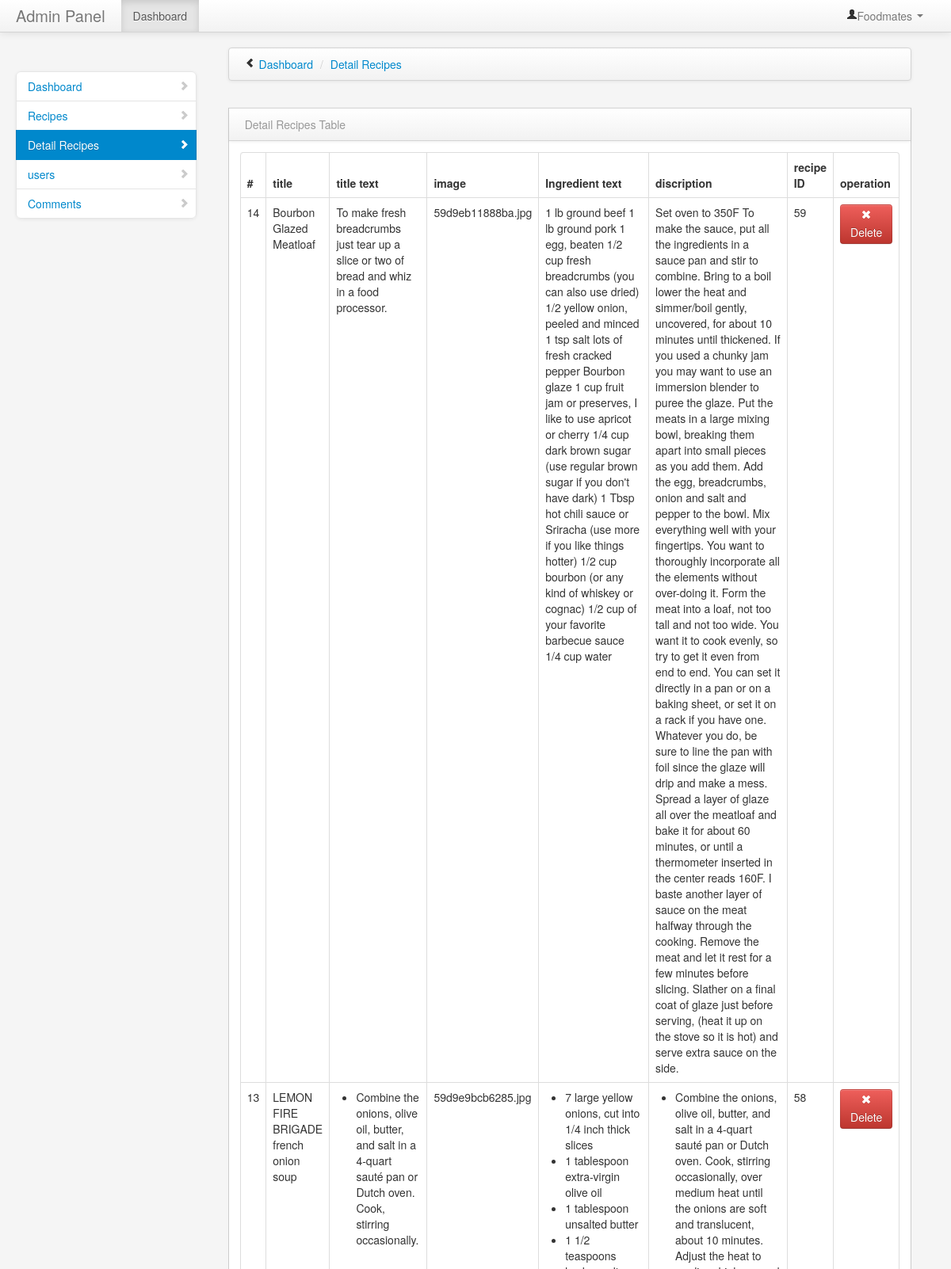
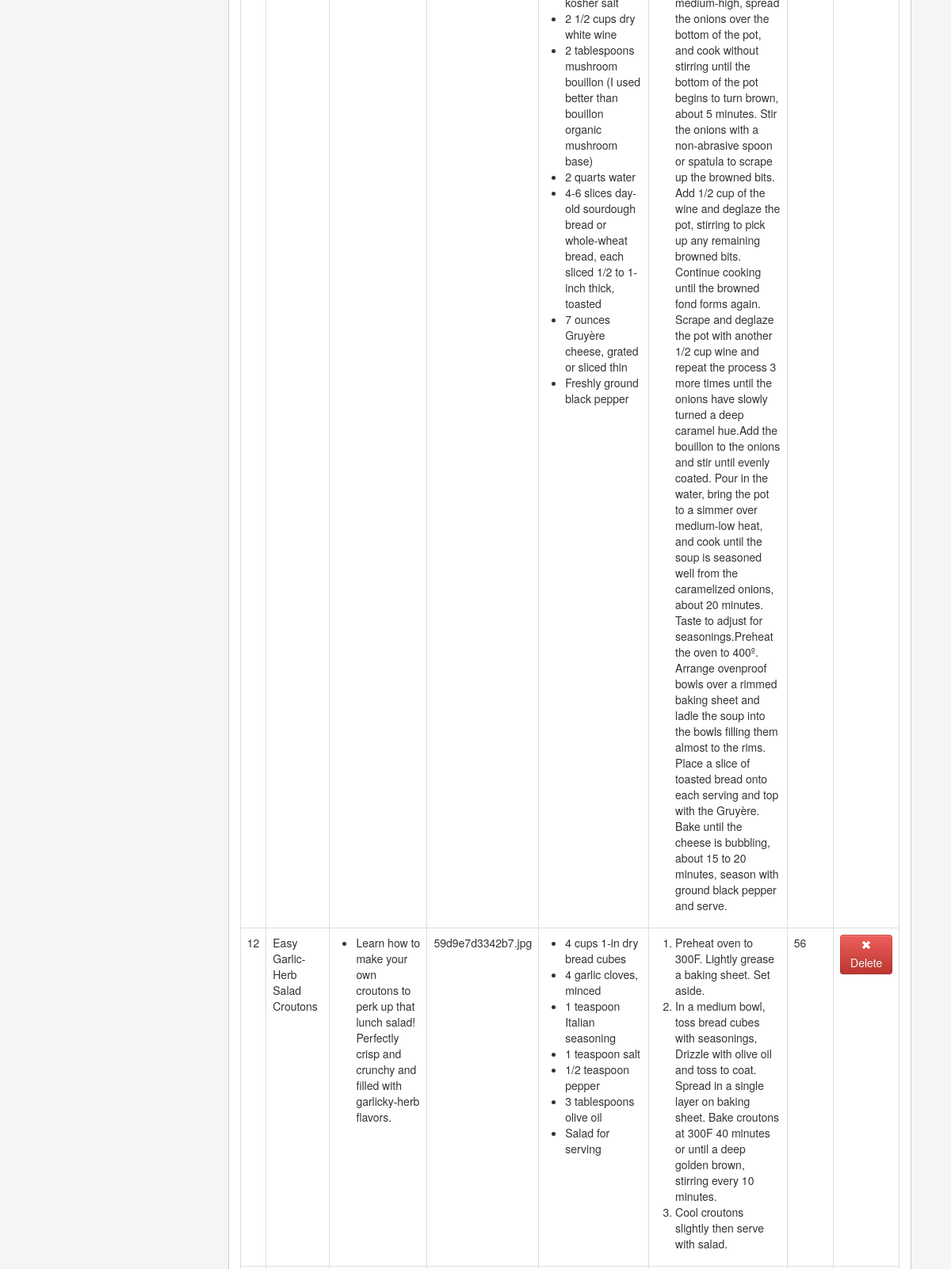
/admin/detail.php (upper part), run on the app's committed database (2 pictures, top to bottom).
### tables this page shows
CREATE TABLE IF NOT EXISTS `full_recipy` (
  `id` int(11) NOT NULL AUTO_INCREMENT,
  `title` varchar(222) NOT NULL,
  `title_text` text NOT NULL,
  `image` varchar(222) NOT NULL,
  `ing_text` text NOT NULL,
  `disc` text NOT NULL,
  `rid` varchar(222) NOT NULL,
  PRIMARY KEY (`id`)
);

### admin/detail.php (the view, shortened to what this page needs)
<?php
include("../connection/connect.php");
 $sql = "DELETE FROM full_recipy WHERE rid='$_GET[id]'";
mysqli_query($db,$sql);
?>
<!DOCTYPE html>
<html class="no-js">
    <head>
        <link href="bootstrap/css/bootstrap.min.css" rel="stylesheet" media="screen">
        <link href="bootstrap/css/bootstrap-responsive.min.css" rel="stylesheet" media="screen">
        <link href="vendors/easypiechart/jquery.easy-pie-chart.css" rel="stylesheet" media="screen">
        <link href="assets/styles.css" rel="stylesheet" media="screen">
		 <link href="bootstrap/css/bootstrap.min.css" rel="stylesheet" media="screen">
        <link href="bootstrap/css/bootstrap-responsive.min.css" rel="stylesheet" media="screen">
        <link href="assets/styles.css" rel="stylesheet" media="screen">
    </head>
    <body>
        <div class="navbar navbar-fixed-top">
            <div class="navbar-inner">
                <div class="container-fluid">
                    <a class="brand" href="#">Admin Panel</a>
                    <div class="nav-collapse collapse">
                        <ul class="nav pull-right">
                            <li class="dropdown">
                                <a href="#" role="button" class="dropdown-toggle" data-toggle="dropdown"> <i class="icon-user"></i>Foodmates <i class="caret"></i>
                                </a>
                            </li>
                        </ul>
                        <ul class="nav">
                            <li class="active">
                                <a href="#">Dashboard</a>
                            </li>
                        </ul>
                    </div>
                </div>
            </div>
        </div>
        <div class="container-fluid">
            <div class="row-fluid">
                <div class="span3" id="sidebar">
                    <ul class="nav nav-list bs-docs-sidenav nav-collapse collapse">
                        <li >
                            <a href="dashboard.php"><i class="icon-chevron-right"></i> Dashboard</a>
                        </li>
                        <li>
                            <a href="recipes.php"><i class="icon-chevron-right"></i> Recipes</a>
                        </li>
                        <li class="active">
                            <a href="detail.php"><i class="icon-chevron-right"></i>Detail Recipes</a>
                        </li>
						 <li >
                            <a href="users.php"><i class="icon-chevron-right"></i>users</a>
                        </li>
						<li>
                            <a href="comment.php"><i class="icon-chevron-right"></i>Comments</a>
                        </li>
                    </ul>
                </div>
                <div class="span9" id="content">
                    <div class="row-fluid">
                        	<div class="navbar">
                            	<div class="navbar-inner">
	                                <ul class="breadcrumb">
	                                    <i class="icon-chevron-left hide-sidebar"><a href='#' title="Hide Sidebar" rel='tooltip'>&nbsp;</a></i>
	                                    <li>
	                                        <a href="#">Dashboard</a> <span class="divider">/</span>
	                                    </li>
	                                    <li class="active">
	                                        <a href="#"> Detail Recipes</a>
	                                    </li>
	                                </ul>
                            	</div>
                        	</div>
                    	</div>
                    <div class="row-fluid">
					     <div class="row-fluid">
                        <div class="block">
                            <div class="navbar navbar-inner block-header">
                                <div class="muted pull-left"> Detail Recipes Table</div>
                            </div>
                            <div class="block-content collapse in">
                                <div class="span12">
  									<table class="table table-bordered">
						              <thead>
						                <tr>
						                  <th>#</th>
						                  <th>title</th>
						                  <th>title text</th>
						                  <th>image</th>
										   <th>Ingredient text</th>
										    <th>discription </th>
											 <th>recipe ID </th>
											 <th>operation </th>
						                </tr>
						              </thead>
						              <tbody>
	<?php
    $sql = "SELECT * FROM full_recipy ORDER BY id DESC";
	 $result = mysqli_query($db, $sql);
while($row = mysqli_fetch_array($result))
{
	  $id =$row['id'];
       $rid =$row['rid'];
	    $image =$row['image'];
		 $title =$row['title'];
		  $title_text =$row['title_text'];
		  $ing_text =$row['ing_text'];
		  $disc =$row['disc'];
									echo	'<tr>';
						             echo    " <td>".$id ."</td>";
						             echo     " <td>".$title ."</td>";
						             echo     " <td>".$title_text ."</td>";
						             echo    " <td>".$image ."</td>";
									   echo     " <td>".$ing_text ."</td>";
						             echo    " <td>".$disc ."</td>";
									   echo     " <td>".$rid ."</td>";
									echo	'   <td><a class="btn btn-danger" href=detail.php?id='.$row['rid'].'><i class="icon-remove icon-white"></i> Delete</a></td>';
						              echo  '</tr>';
}
?>
						              </tbody>
						            </table>
                                </div>
                            </div>
                        </div>
                    </div>
            </div>
        </div>
        <link href="vendors/datepicker.css" rel="stylesheet" media="screen">
        <link href="vendors/uniform.default.css" rel="stylesheet" media="screen">
        <link href="vendors/chosen.min.css" rel="stylesheet" media="screen">
        <link href="vendors/wysiwyg/bootstrap-wysihtml5.css" rel="stylesheet" media="screen">
    </body>
</html>

### admin/assets/styles.css (style rules this page uses)
body { padding-top: 0; padding-bottom: 40px; background-color: #f5f5f5; }
@media (min-width: 979px) { body { padding-top: 60px; } }
#content { margin-left:0px; }
.hide-sidebar, .show-sidebar { cursor: pointer; }
.breadcrumb { margin: 0 0 0px; padding: 10px 0px; background-color: transparent; }
.block { border: 1px solid #ccc; background: white; margin: 1em 0em; border-top: none; }
.block-content { margin: 1em; min-height: .25em; }
.block-header { margin-bottom: 0px; border-right: none; border-left: none; -webkit-border-radius: 0px; -moz-border-radius: 0px; border-radius: 0px; }
.block-header div { padding-top: 10px; }
.bs-docs-sidenav { max-width: 228px; margin: 30px 0 0; padding: 0; background-color: #fff; -webkit-border-radius: 6px; -moz-border-radius: 6px; border-radius: 6px; -webkit-box-shadow: 0 1px 4px rgba(0,0,0,.065); -moz-box-shadow: 0 1px 4px rgba(0,0,0,.065); box-shadow: 0 1px 4px rgba(0,0,0,.065); }
.bs-docs-sidenav > li > a { display: block; width: 190px \9; margin: 0 0 -1px; padding: 8px 14px; border: 1px solid #e5e5e5; }
.bs-docs-sidenav > li:first-child > a { -webkit-border-radius: 6px 6px 0 0; -moz-border-radius: 6px 6px 0 0; border-radius: 6px 6px 0 0; }
.bs-docs-sidenav > li:last-child > a { -webkit-border-radius: 0 0 6px 6px; -moz-border-radius: 0 0 6px 6px; border-radius: 0 0 6px 6px; }
.bs-docs-sidenav > .active > a { position: relative; z-index: 2; padding: 9px 15px; border: 0; text-shadow: 0 1px 0 rgba(0,0,0,.15); -webkit-box-shadow: inset 1px 0 0 rgba(0,0,0,.1), inset -1px 0 0 rgba(0,0,0,.1); -moz-box-shadow: inset 1px 0 0 rgba(0,0,0,.1), inset -1px 0 0 rgba(0,0,0,.1); box-shadow: inset 1px 0 0 rgba(0,0,0,.1), inset -1px 0 0 rgba(0,0,0,.1); }
.bs-docs-sidenav .icon-chevron-right { float: right; margin-top: 2px; margin-right: -6px; opacity: .25; }
.bs-docs-sidenav .active .icon-chevron-right, .bs-docs-sidenav .active a:hover .icon-chevron-right { opacity: 1; }

### data on the page
full_recipy: id "14", title "Bourbon Glazed Meatloaf", title_text "To make fresh breadcrumbs just tear up a slice or two of bread and whiz in a food processor.", image "59d9eb11888ba.jpg", ing_text "1 lb ground beef 1 lb ground pork 1 egg, beaten 1/2 cup fresh breadcrumbs (you can also use dried) 1/2 yellow onion, peeled and minced 1 tsp salt lots of fresh cracked pepper Bourbon glaze 1 cup fruit jam or preserves, I like to use apricot or cherry 1/4 cup dark brown sugar (use regular brown sugar if you don't have dark) 1 Tbsp hot chili sauce or Sriracha (use more if you like things hotter) 1/2 cup bourbon (or any kind of whiskey or cognac) 1/2 cup of your favorite barbecue sauce 1/4 cup water", disc "Set oven to 350F To make the sauce, put all the ingredients in a sauce pan and stir to combine. Bring to a boil lower the heat and simmer/boil gently, uncovered, for about 10 minutes until thickened. If you used a chunky jam you may want to use an immersion blender to puree the glaze. Put the meats in a large mixing bowl, breaking them apart into small pieces as you add them. Add the egg, breadcrumbs, onion and salt and pepper to the bowl. Mix everything well with your fingertips. You want to thoroughly incorporate all the elements without over-doing it. Form the meat into a loaf, not too tall and not too wide. You want it to cook evenly, so try to get it even from end to end. You can set…", rid "59"
full_recipy: id "13", title "LEMON FIRE BRIGADE french onion soup", title_text "Combine the onions, olive oil, butter, and salt in a 4-quart sauté pan or Dutch oven. Cook, stirring occasionally.", image "59d9e9bcb6285.jpg", ing_text "7 large yellow onions, cut into 1/4 inch thick slices 1 tablespoon extra-virgin olive oil 1 tablespoon unsalted butter 1 1/2 teaspoons kosher salt 2 1/2 cups dry white wine 2 tablespoons mushroom bouillon (I used better than bouillon organic mushroom base) 2 quarts water 4-6 slices day-old sourdough bread or whole-wheat bread, each sliced 1/2 to 1-inch thick, toasted 7 ounces Gruyère cheese, grated or sliced thin Freshly ground black pepper", disc "Combine the onions, olive oil, butter, and salt in a 4-quart sauté pan or Dutch oven. Cook, stirring occasionally, over medium heat until the onions are soft and translucent, about 10 minutes. Adjust the heat to medium-high, spread the onions over the bottom of the pot, and cook without stirring until the bottom of the pot begins to turn brown, about 5 minutes. Stir the onions with a non-abrasive spoon or spatula to scrape up the browned bits. Add 1/2 cup of the wine and deglaze the pot, stirring to pick up any remaining browned bits. Continue cooking until the browned fond forms again. Scrape and deglaze the pot with another 1/2 cup wine and repeat the process 3 more times until the onions…", rid "58"
full_recipy: id "12", title "Easy Garlic-Herb Salad Croutons", title_text "Learn how to make your own croutons to perk up that lunch salad! Perfectly crisp and crunchy and filled with garlicky-herb flavors.", image "59d9e7d3342b7.jpg", ing_text "4 cups 1-in dry bread cubes 4 garlic cloves, minced 1 teaspoon Italian seasoning 1 teaspoon salt 1/2 teaspoon pepper 3 tablespoons olive oil Salad for serving", disc "Preheat oven to 300F. Lightly grease a baking sheet. Set aside. In a medium bowl, toss bread cubes with seasonings, Drizzle with olive oil and toss to coat. Spread in a single layer on baking sheet. Bake croutons at 300F 40 minutes or until a deep golden brown, stirring every 10 minutes. Cool croutons slightly then serve with salad.", rid "56"
